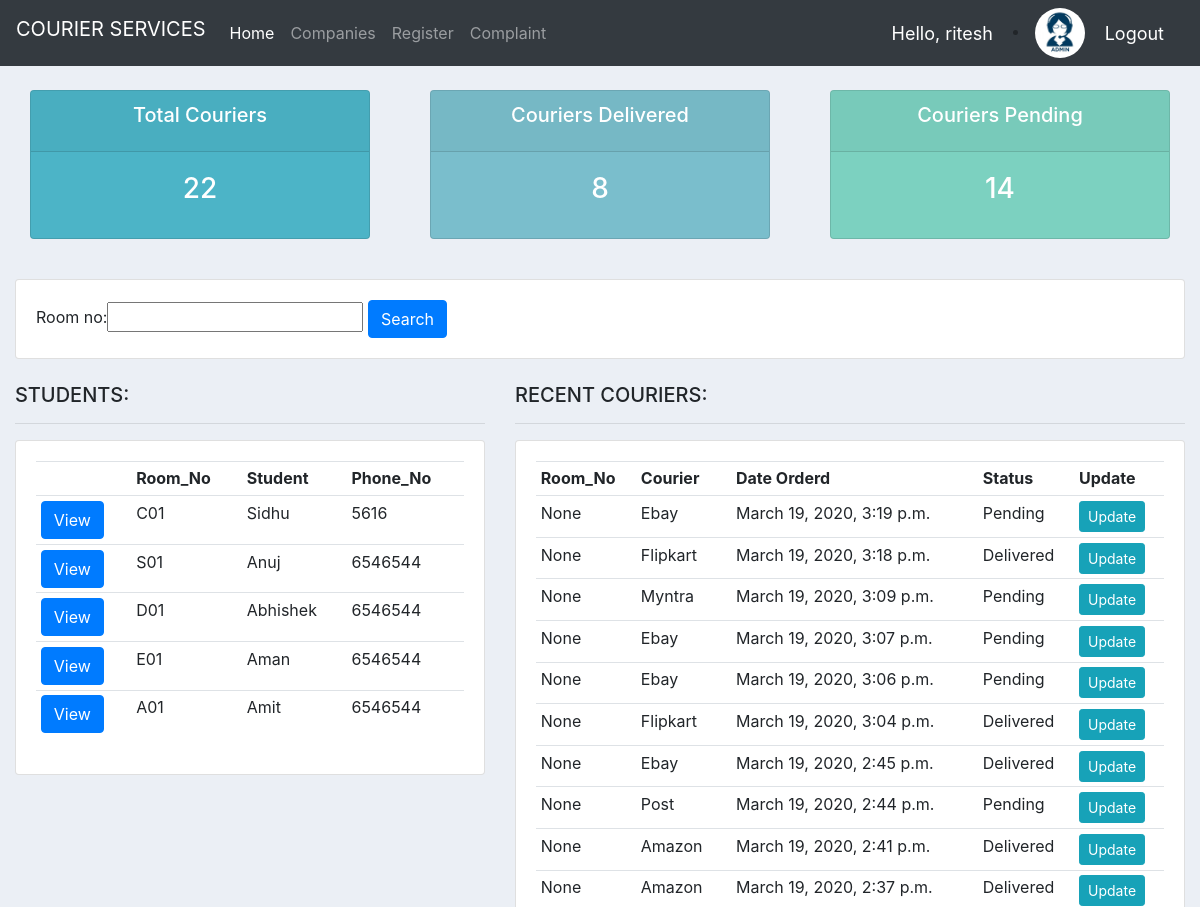
The app's page / (signed in, upper part), older data.
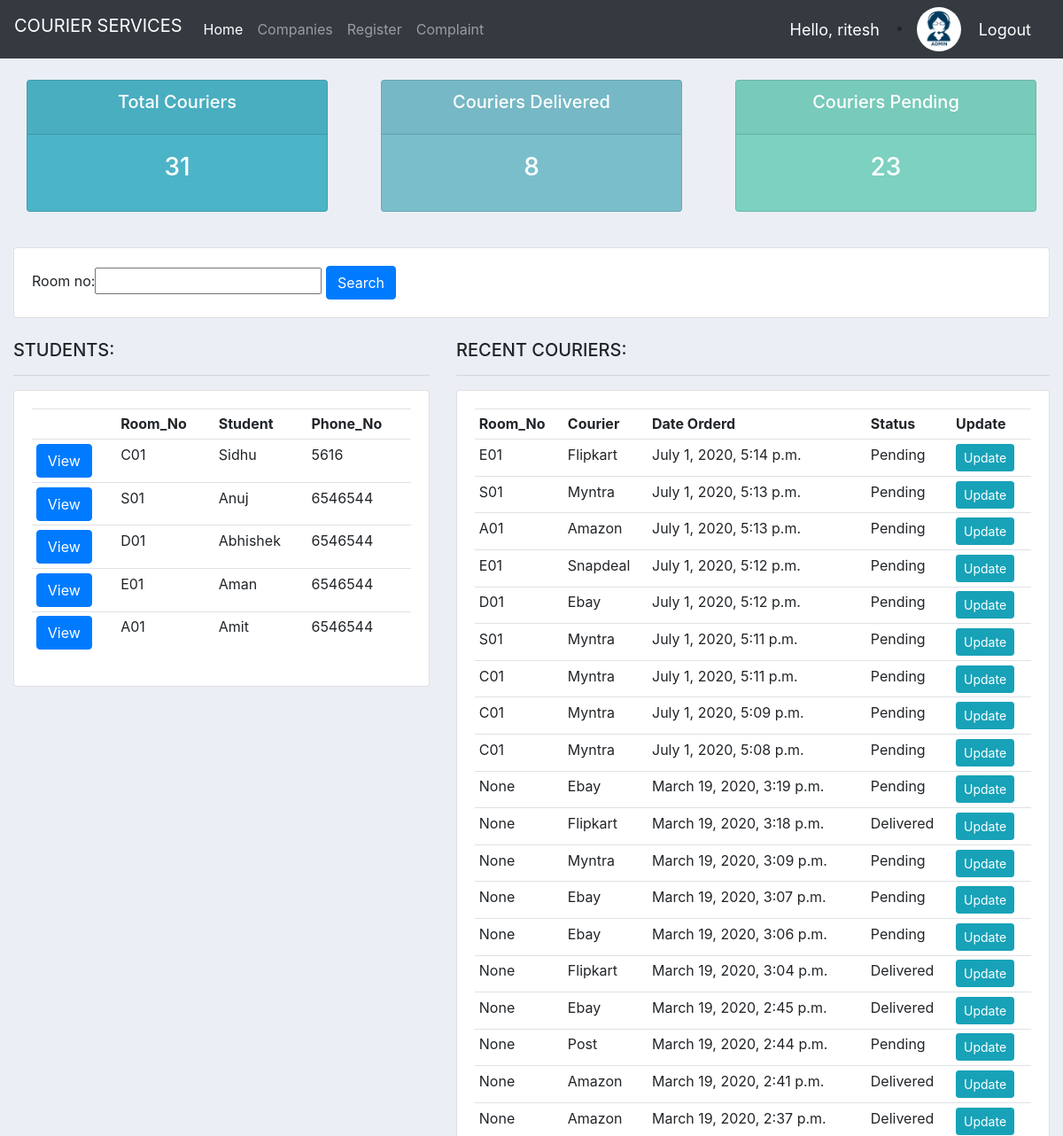
The same page, newer data.
### courier/models.py (models this page shows)
class Student(models.Model):
    user = models.OneToOneField(User, null=True, on_delete=models.CASCADE)
    enrollment_no = models.IntegerField(null=True)
    name = models.CharField(max_length=200, null=True)
    room_no = models.CharField(max_length=10, null=True)
    phone = models.IntegerField(null=True)
    email = models.CharField(max_length=200, null=True)
    profile_pic = models.ImageField(default='default.png',null=True, blank=True)
    date_created = models.DateTimeField(auto_now_add=True, null=True)
    def __str__(self):
        return self.room_no

class Order(models.Model):
    STATUS = (
        ('Pending', 'Pending'),
        ('Delivered', 'Delivered'),
    )
    student = models.ForeignKey(Student, null=True, on_delete=models.SET_NULL)
    company = models.ForeignKey(Company, null=True, on_delete=models.SET_NULL)
    date_created = models.DateTimeField(auto_now_add=True, null=True)
    status = models.CharField(max_length=200, null=True, choices=STATUS)

class Company(models.Model):
    name = models.CharField(max_length=200, null=True)
    description = models.CharField(max_length=200, null=True, blank=True)
    date_created = models.DateTimeField(auto_now_add=True, null=True)
    def __str__(self):
        return self.name

### courier/decorators.py (the view)
    def wrapper_function(request, *args, **kwargs):
        group = None
        if request.user.groups.exists():
            group = request.user.groups.all()[0].name
        if group == 'student':
            return redirect('user-page')
        if group == 'admin':
            return view_func(request, *args, **kwargs)

### courier/views.py (called while the page is built)
@login_required(login_url='login')
@admin_only
def home(request):
    orders = Order.objects.all().order_by('-date_created')
    students = Student.objects.all().order_by('id')
    total_students = students.count()
    total_orders = orders.count()
    myFilter = StudentFilter(request.GET, queryset=students)
    students = myFilter.qs
    delivered = orders.filter(status='Delivered').count()
    pending = orders.filter(status='Pending').count()
    context = {'orders': orders, 'students': students, 'total_students': total_students, 'total_orders': total_orders
        , 'delivered': delivered, 'pending': pending, 'myFilter': myFilter}
    return render(request, 'courier/dashboard.html', context)

### courier/templates/courier/dashboard.html
{%  extends 'courier/main.html' %}
{% block content %}
{%  include 'courier/status.html' %}
<br>
    <div class="row">
	<div class="col">
		<div class="card card-body">
			<form method="get">
                {{ myFilter.form }}
		    <button class="btn btn-primary" type="submit">Search</button>
		  </form>
		</div>
	</div>
</div>
<br>
<div class="row">
	<div class="col-md-5">
		<h5>STUDENTS:</h5>
		<hr>
		<div class="card card-body">
			<table class="table table-sm">
				<tr>
					<th></th>
                    <th>Room_No</th>
                    <th>Student</th>
					<th>Phone_No</th>
				</tr>
                {% for student in students %}
                    <tr>
                        <td><a class="btn btn-primary" href="{% url 'student' student.id %}" >View</a></td>
                    <td>{{ student.room_no }}</td>
                    <td>{{ student.name }}</td>
                    <td>{{ student.phone }}</td>
                    </tr>
                {% endfor %}
			</table>
		</div>
	</div>
	<div class="col-md-7">
		<h5>RECENT COURIERS:</h5>
		<hr>
		<div class="card card-body">
			<table class="table table-sm">
				<tr>
                    <th>Room_No</th>
					<th>Courier</th>
					<th>Date Orderd</th>
					<th>Status</th>
                    <th>Update</th>
				</tr>
                  {% for order in orders %}
                    <tr>
                    <td>{{ order.student }}</td>
                    <td>{{ order.company }}</td>
                    <td>{{ order.date_created }}</td>
                    <td>{{ order.status }}</td>
                    <td><a class="btn btn-sm btn-info" href="{% url 'update_courier' order.id %}">Update</a></td>
                    </tr>
                {% endfor %}
			</table>
		</div>
	</div>
</div>
{% endblock %}

Row changes from the older to the newer data that the page shows:
added Order: student "E01", company "Flipkart", date_created "July 1, 2020, 5:14 p.m.", status "Pending"
added Order: student "S01", company "Myntra", date_created "July 1, 2020, 5:13 p.m.", status "Pending"
added Order: student "A01", company "Amazon", date_created "July 1, 2020, 5:13 p.m.", status "Pending"
added Order: student "E01", company "Snapdeal", date_created "July 1, 2020, 5:12 p.m.", status "Pending"
added Order: student "D01", company "Ebay", date_created "July 1, 2020, 5:12 p.m.", status "Pending"
added Order: student "S01", company "Myntra", date_created "July 1, 2020, 5:11 p.m.", status "Pending"
added Order: student "C01", company "Myntra", date_created "July 1, 2020, 5:11 p.m.", status "Pending"
added Order: student "C01", company "Myntra", date_created "July 1, 2020, 5:09 p.m.", status "Pending"
added Order: student "C01", company "Myntra", date_created "July 1, 2020, 5:08 p.m.", status "Pending"
Text that changed along with them:
{{ total_orders }}: "22" → "31"
{{ pending }}: "14" → "23"
